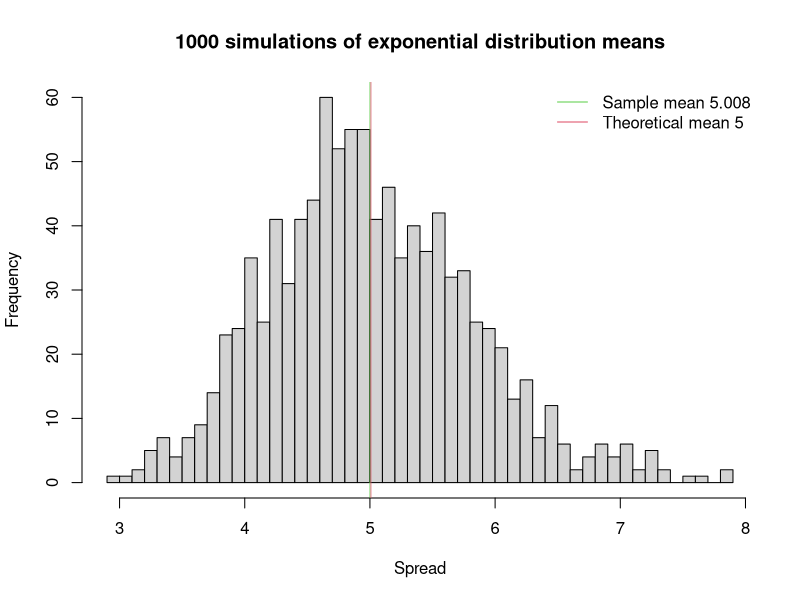
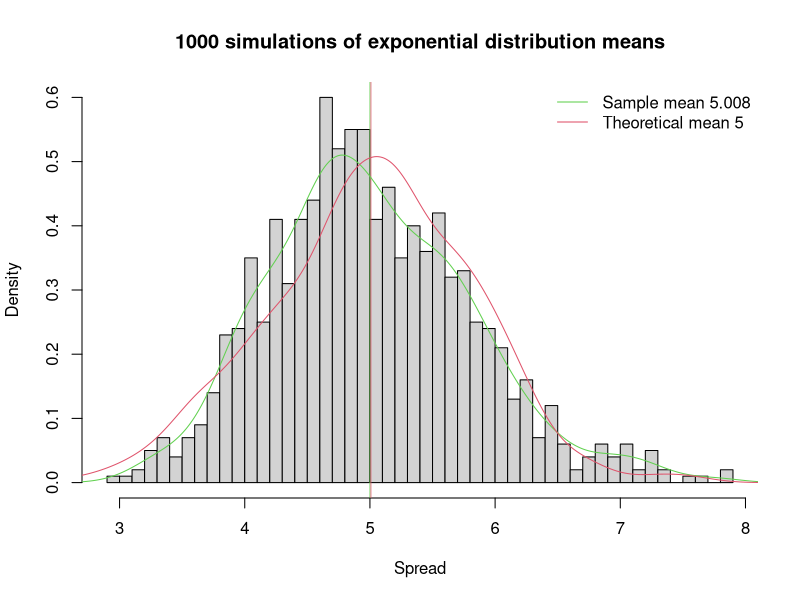
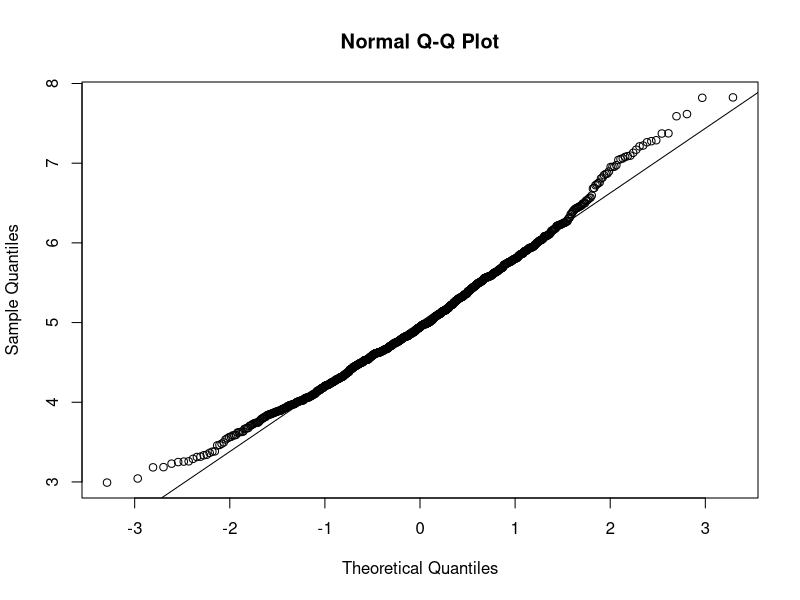

The R source for these figures, in order:
## ---- chunk 1
knitr::opts_chunk$set(echo = TRUE)
## ---- chunk 2
set.seed(215)
lambda <- 0.2; obs <- 40; sims <- 1000 ## var simulations
exp.sims <- NULL ## var used to store exponential simulations
for (i in seq(sims)) exp.sims <- c(exp.sims, mean(rexp(obs, lambda)))
exp.sims.mean <- mean(exp.sims)
round(exp.sims.mean, 3)
## ---- chunk 3
hist(exp.sims, breaks = 50, probability = F, 
     main="1000 simulations of exponential distribution means", 
     xlab="Spread")
abline(v = 1/lambda, col= 3, lwd = 0.75)
abline(v = exp.sims.mean, col = 2, lwd = 0.75)
legend("topright", 
       c(paste("Sample mean", 
               round(exp.sims.mean, 3)), 
         paste("Theoretical mean", 1/lambda)), 
       bty = "n",  
       lty = c(1,1), 
       col = c(col = 3, col = 2))
## ---- chunk 4
matrix(c(1/lambda, 
         ((1/lambda)/sqrt(obs))^2, 
         exp.sims.mean, 
         var(exp.sims)), 
       nrow = 2,  
       dimnames = list(c("Mean", "Variance"), c("Expected", "Sample")))
## ---- chunk 5
set.seed(215)
hist(exp.sims, breaks = 50, probability = T,  
     main="1000 simulations of exponential distribution means", 
     xlab="Spread")
abline(v = 1/lambda,  col= 3, lwd = 0.75)
abline(v = exp.sims.mean, col = 2, lwd = 0.75)
legend("topright", 
       c(paste("Sample mean", round(exp.sims.mean, 3)),
         paste("Theoretical mean", 1/lambda)), 
       bty = "n",  
       lty = c(1,1),  
       col = c(col = 3, col = 2))
lines(density(exp.sims), col = 3)
lines(density(rnorm(1000, 5,((1/lambda)/sqrt(obs)))), col = 2)
## ---- chunk 6
qqnorm(exp.sims)
qqline(exp.sims)
